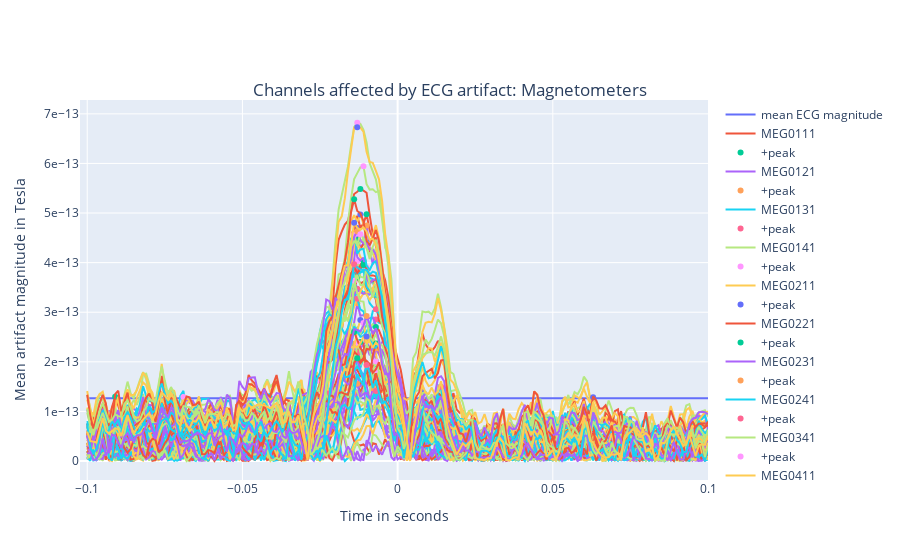
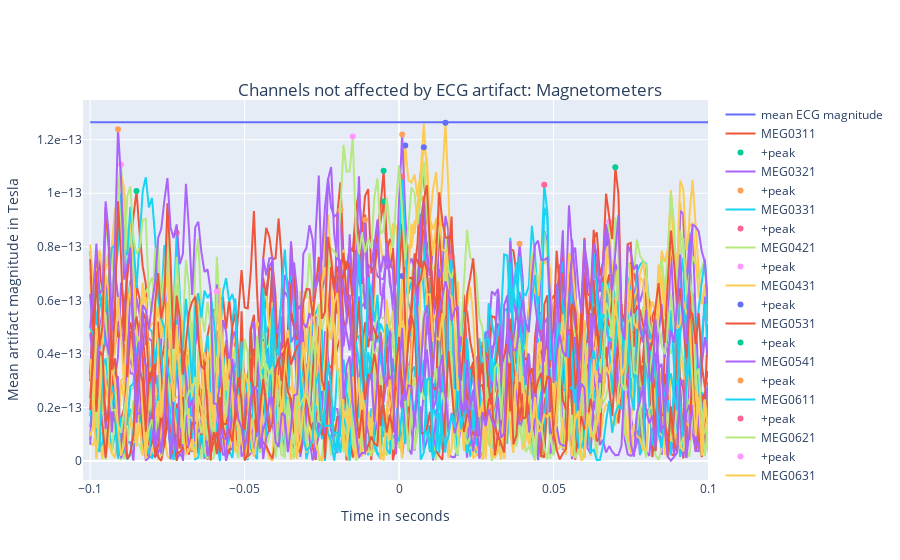

The notebook cell saved with these charts, in order:
### Code cell
#Calling as a function:

from ECG_meg_qc import find_ecg_affected_channels

mag_ch_names = raw.copy().pick_types(meg='mag').ch_names if 'mag' in raw else None
grad_ch_names = raw.copy().pick_types(meg='grad').ch_names if 'grad' in raw else None
channels = {'mags': mag_ch_names, 'grads': grad_ch_names}


ecg_affected_channels, all_figs=find_ecg_affected_channels(raw_cropped, channels, m_or_g_chosen=['mags'], norm_lvl=2, thresh_lvl_mean=1.3, tmin=-0.1, tmax=0.1, plotflag=True)

### Figure 1 — Plotly figure (JSON) as saved in the notebook; plotly's stock layout.template omitted (floating-point values rounded to 4 significant figures; data arrays with more than 128 entries replaced by an {"elided": "..."} marker saying what was removed)
{"data": [{"name": "mean ECG magnitude", "type": "scatter", "x": {"elided": "201 float values"}, "y": {"elided": "201 float values"}}, {"name": "MEG0111", "type": "scatter", "x": {"elided": "201 float values"}, "y": {"elided": "201 float values"}}, {"mode": "markers", "name": "+peak", "type": "scatter", "x": [-0.012], "y": [5.486e-13]}, {"name": "MEG0121", "type": "scatter", "x": {"elided": "201 float values"}, "y": {"elided": "201 float values"}}, {"mode": "markers", "name": "+peak", "type": "scatter", "x": [-0.01], "y": [2.429e-13]}, {"name": "MEG0131", "type": "scatter", "x": {"elided": "201 float values"}, "y": {"elided": "201 float values"}}, {"mode": "markers", "name": "+peak", "type": "scatter", "x": [-0.013], "y": [3.471e-13]}, {"name": "MEG0141", "type": "scatter", "x": {"elided": "201 float values"}, "y": {"elided": "201 float values"}}, {"mode": "markers", "name": "+peak", "type": "scatter", "x": [-0.013], "y": [6.821e-13]}, {"name": "MEG0211", "type": "scatter", "x": {"elided": "201 float values"}, "y": {"elided": "201 float values"}}, {"mode": "markers", "name": "+peak", "type": "scatter", "x": [-0.01], "y": [2.291e-13]}, {"name": "MEG0221", "type": "scatter", "x": {"elided": "201 float values"}, "y": {"elided": "201 float values"}}, {"mode": "markers", "name": "+peak", "type": "scatter", "x": [-0.007], "y": [2.007e-13]}, {"name": "MEG0231", "type": "scatter", "x": {"elided": "201 float values"}, "y": {"elided": "201 float values"}}, {"mode": "markers", "name": "+peak", "type": "scatter", "x": [-0.014], "y": [2.367e-13]}, {"name": "MEG0241", "type": "scatter", "x": {"elided": "201 float values"}, "y": {"elided": "201 float values"}}, {"mode": "markers", "name": "+peak", "type": "scatter", "x": [-0.007], "y": [2.854e-13]}, {"name": "MEG0341", "type": "scatter", "x": {"elided": "201 float values"}, "y": {"elided": "201 float values"}}, {"mode": "markers", "name": "+peak", "type": "scatter", "x": [-0.01], "y": [1.597e-13]}, {"name": "MEG0411", "type": "scatter", "x": {"elided": "201 float values"}, "y": {"elided": "201 float values"}}, {"mode": "markers", "name": "+peak", "type": "scatter", "x": [-0.007], "y": [1.42e-13]}, {"name": "MEG0441", "type": "scatter", "x": {"elided": "201 float values"}, "y": {"elided": "201 float values"}}, {"mode": "markers", "name": "+peak", "type": "scatter", "x": [-0.007], "y": [1.862e-13]}, {"name": "MEG0511", "type": "scatter", "x": {"elided": "201 float values"}, "y": {"elided": "201 float values"}}, {"mode": "markers", "name": "+peak", "type": "scatter", "x": [-0.013], "y": [1.371e-13]}, {"name": "MEG0521", "type": "scatter", "x": {"elided": "201 float values"}, "y": {"elided": "201 float values"}}, {"mode": "markers", "name": "+peak", "type": "scatter", "x": [-0.014], "y": [2.096e-13]}, {"name": "MEG0811", "type": "scatter", "x": {"elided": "201 float values"}, "y": {"elided": "201 float values"}}, {"mode": "markers", "name": "+peak", "type": "scatter", "x": [-0.011], "y": [2.194e-13]}, {"name": "MEG0911", "type": "scatter", "x": {"elided": "201 float values"}, "y": {"elided": "201 float values"}}, {"mode": "markers", "name": "+peak", "type": "scatter", "x": [-0.011], "y": [2.194e-13]}, {"name": "MEG0921", "type": "scatter", "x": {"elided": "201 float values"}, "y": {"elided": "201 float values"}}, {"mode": "markers", "name": "+peak", "type": "scatter", "x": [-0.012], "y": [2.402e-13]}, {"name": "MEG0931", "type": "scatter", "x": {"elided": "201 float values"}, "y": {"elided": "201 float values"}}, {"mode": "markers", "name": "+peak", "type": "scatter", "x": [-0.008], "y": [1.47e-13]}, {"name": "MEG1121", "type": "scatter", "x": {"elided": "201 float values"}, "y": {"elided": "201 float values"}}, {"mode": "markers", "name": "+peak", "type": "scatter", "x": [-0.013], "y": [2.175e-13]}, {"name": "MEG1131", "type": "scatter", "x": {"elided": "201 float values"}, "y": {"elided": "201 float values"}}, {"mode": "markers", "name": "+peak", "type": "scatter", "x": [-0.013], "y": [2.386e-13]}, {"name": "MEG1211", "type": "scatter", "x": {"elided": "201 float values"}, "y": {"elided": "201 float values"}}, {"mode": "markers", "name": "+peak", "type": "scatter", "x": [-0.012], "y": [2.841e-13]}, {"name": "MEG1221", "type": "scatter", "x": {"elided": "201 float values"}, "y": {"elided": "201 float values"}}, {"mode": "markers", "name": "+peak", "type": "scatter", "x": [-0.013], "y": [3.699e-13]}, {"name": "MEG1231", "type": "scatter", "x": {"elided": "201 float values"}, "y": {"elided": "201 float values"}}, {"mode": "markers", "name": "+peak", "type": "scatter", "x": [-0.013], "y": [3.183e-13]}, {"name": "MEG1241", "type": "scatter", "x": {"elided": "201 float values"}, "y": {"elided": "201 float values"}}, {"mode": "markers", "name": "+peak", "type": "scatter", "x": [-0.022], "y": [1.368e-13]}, {"name": "MEG1311", "type": "scatter", "x": {"elided": "201 float values"}, "y": {"elided": "201 float values"}}, {"mode": "markers", "name": "+peak", "type": "scatter", "x": [-0.013], "y": [4.031e-13]}, {"name": "MEG1321", "type": "scatter", "x": {"elided": "201 float values"}, "y": {"elided": "201 float values"}}, {"mode": "markers", "name": "+peak", "type": "scatter", "x": [-0.013], "y": [4.698e-13]}, {"name": "MEG1331", "type": "scatter", "x": {"elided": "201 float values"}, "y": {"elided": "201 float values"}}, {"mode": "markers", "name": "+peak", "type": "scatter", "x": [-0.01], "y": [4.977e-13]}, {"name": "MEG1341", "type": "scatter", "x": {"elided": "201 float values"}, "y": {"elided": "201 float values"}}, {"mode": "markers", "name": "+peak", "type": "scatter", "x": [-0.01], "y": [4.748e-13]}, {"name": "MEG1411", "type": "scatter", "x": {"elided": "201 float values"}, "y": {"elided": "201 float values"}}, {"mode": "markers", "name": "+peak", "type": "scatter", "x": [-0.013], "y": [3.876e-13]}, {"name": "MEG1421", "type": "scatter", "x": {"elided": "201 float values"}, "y": {"elided": "201 float values"}}, {"mode": "markers", "name": "+peak", "type": "scatter", "x": [-0.011], "y": [2.783e-13]}, {"name": "MEG1431", "type": "scatter", "x": {"elided": "201 float values"}, "y": {"elided": "201 float values"}}, {"mode": "markers", "name": "+peak", "type": "scatter", "x": [-0.014], "y": [3.515e-13]}, {"name": "MEG1441", "type": "scatter", "x": {"elided": "201 float values"}, "y": {"elided": "201 float values"}}, {"mode": "markers", "name": "+peak", "type": "scatter", "x": [-0.013], "y": [4.462e-13]}, {"name": "MEG1511", "type": "scatter", "x": {"elided": "201 float values"}, "y": {"elided": "201 float values"}}, {"mode": "markers", "name": "+peak", "type": "scatter", "x": [-0.008], "y": [3.446e-13]}, {"name": "MEG1521", "type": "scatter", "x": {"elided": "201 float values"}, "y": {"elided": "201 float values"}}, {"mode": "markers", "name": "+peak", "type": "scatter", "x": [-0.007], "y": [3.061e-13]}, {"name": "MEG1531", "type": "scatter", "x": {"elided": "201 float values"}, "y": {"elided": "201 float values"}}, {"mode": "markers", "name": "+peak", "type": "scatter", "x": [-0.011], "y": [5.944e-13]}, {"name": "MEG1541", "type": "scatter", "x": {"elided": "201 float values"}, "y": {"elided": "201 float values"}}, {"mode": "markers", "name": "+peak", "type": "scatter", "x": [-0.013], "y": [6.731e-13]}, {"name": "MEG1611", "type": "scatter", "x": {"elided": "201 float values"}, "y": {"elided": "201 float values"}}, {"mode": "markers", "name": "+peak", "type": "scatter", "x": [-0.007], "y": [2.702e-13]}, {"name": "MEG1621", "type": "scatter", "x": {"elided": "201 float values"}, "y": {"elided": "201 float values"}}, {"mode": "markers", "name": "+peak", "type": "scatter", "x": [-0.007], "y": [2.267e-13]}, {"name": "MEG1631", "type": "scatter", "x": {"elided": "201 float values"}, "y": {"elided": "201 float values"}}, {"mode": "markers", "name": "+peak", "type": "scatter", "x": [-0.007], "y": [1.414e-13]}, {"name": "MEG1641", "type": "scatter", "x": {"elided": "201 float values"}, "y": {"elided": "201 float values"}}, {"mode": "markers", "name": "+peak", "type": "scatter", "x": [-0.007], "y": [1.835e-13]}, {"name": "MEG1711", "type": "scatter", "x": {"elided": "201 float values"}, "y": {"elided": "201 float values"}}, {"mode": "markers", "name": "+peak", "type": "scatter", "x": [-0.006], "y": [3.614e-13]}, {"name": "MEG1721", "type": "scatter", "x": {"elided": "201 float values"}, "y": {"elided": "201 float values"}}, {"mode": "markers", "name": "+peak", "type": "scatter", "x": [-0.007], "y": [2.368e-13]}, {"name": "MEG1731", "type": "scatter", "x": {"elided": "201 float values"}, "y": {"elided": "201 float values"}}, {"mode": "markers", "name": "+peak", "type": "scatter", "x": [-0.025], "y": [1.6e-13]}, {"name": "MEG1741", "type": "scatter", "x": {"elided": "201 float values"}, "y": {"elided": "201 float values"}}, {"mode": "markers", "name": "+peak", "type": "scatter", "x": [0.014], "y": [1.499e-13]}, {"name": "MEG1811", "type": "scatter", "x": {"elided": "201 float values"}, "y": {"elided": "201 float values"}}, {"mode": "markers", "name": "+peak", "type": "scatter", "x": [-0.007], "y": [2.007e-13]}, {"name": "MEG1821", "type": "scatter", "x": {"elided": "201 float values"}, "y": {"elided": "201 float values"}}, {"mode": "markers", "name": "+peak", "type": "scatter", "x": [0.008], "y": [1.389e-13]}, {"name": "MEG1831", "type": "scatter", "x": {"elided": "201 float values"}, "y": {"elided": "201 float values"}}, {"mode": "markers", "name": "+peak", "type": "scatter", "x": [-0.091], "y": [1.295e-13]}, {"name": "MEG1921", "type": "scatter", "x": {"elided": "201 float values"}, "y": {"elided": "201 float values"}}, {"mode": "markers", "name": "+peak", "type": "scatter", "x": [-0.02], "y": [2.499e-13]}, {"name": "MEG1931", "type": "scatter", "x": {"elided": "201 float values"}, "y": {"elided": "201 float values"}}, {"mode": "markers", "name": "+peak", "type": "scatter", "x": [-0.025], "y": [2.395e-13]}, {"name": "MEG1941", "type": "scatter", "x": {"elided": "201 float values"}, "y": {"elided": "201 float values"}}, {"mode": "markers", "name": "+peak", "type": "scatter", "x": [-0.025], "y": [1.615e-13]}, {"name": "MEG2021", "type": "scatter", "x": {"elided": "201 float values"}, "y": {"elided": "201 float values"}}, {"mode": "markers", "name": "+peak", "type": "scatter", "x": [0.063], "y": [1.287e-13]}, {"name": "MEG2031", "type": "scatter", "x": {"elided": "201 float values"}, "y": {"elided": "201 float values"}}, {"mode": "markers", "name": "+peak", "type": "scatter", "x": [-0.013], "y": [2.074e-13]}, {"name": "MEG2041", "type": "scatter", "x": {"elided": "201 float values"}, "y": {"elided": "201 float values"}}, {"mode": "markers", "name": "+peak", "type": "scatter", "x": [-0.013], "y": [1.56e-13]}, {"name": "MEG2111", "type": "scatter", "x": {"elided": "201 float values"}, "y": {"elided": "201 float values"}}, {"mode": "markers", "name": "+peak", "type": "scatter", "x": [-0.013], "y": [3.273e-13]}, {"name": "MEG2121", "type": "scatter", "x": {"elided": "201 float values"}, "y": {"elided": "201 float values"}}, {"mode": "markers", "name": "+peak", "type": "scatter", "x": [-0.014], "y": [3.635e-13]}, {"name": "MEG2131", "type": "scatter", "x": {"elided": "201 float values"}, "y": {"elided": "201 float values"}}, {"mode": "markers", "name": "+peak", "type": "scatter", "x": [-0.014], "y": [4.537e-13]}, {"name": "MEG2141", "type": "scatter", "x": {"elided": "201 float values"}, "y": {"elided": "201 float values"}}, {"mode": "markers", "name": "+peak", "type": "scatter", "x": [-0.014], "y": [2.6e-13]}, {"name": "MEG2211", "type": "scatter", "x": {"elided": "201 float values"}, "y": {"elided": "201 float values"}}, {"mode": "markers", "name": "+peak", "type": "scatter", "x": [-0.069], "y": [1.277e-13]}, {"name": "MEG2221", "type": "scatter", "x": {"elided": "201 float values"}, "y": {"elided": "201 float values"}}, {"mode": "markers", "name": "+peak", "type": "scatter", "x": [-0.01], "y": [1.938e-13]}, {"name": "MEG2231", "type": "scatter", "x": {"elided": "201 float values"}, "y": {"elided": "201 float values"}}, {"mode": "markers", "name": "+peak", "type": "scatter", "x": [-0.069], "y": [1.291e-13]}, {"name": "MEG2311", "type": "scatter", "x": {"elided": "201 float values"}, "y": {"elided": "201 float values"}}, {"mode": "markers", "name": "+peak", "type": "scatter", "x": [-0.01], "y": [2.512e-13]}, {"name": "MEG2321", "type": "scatter", "x": {"elided": "201 float values"}, "y": {"elided": "201 float values"}}, {"mode": "markers", "name": "+peak", "type": "scatter", "x": [-0.011], "y": [4.038e-13]}, {"name": "MEG2331", "type": "scatter", "x": {"elided": "201 float values"}, "y": {"elided": "201 float values"}}, {"mode": "markers", "name": "+peak", "type": "scatter", "x": [-0.014], "y": [4.602e-13]}, {"name": "MEG2341", "type": "scatter", "x": {"elided": "201 float values"}, "y": {"elided": "201 float values"}}, {"mode": "markers", "name": "+peak", "type": "scatter", "x": [-0.014], "y": [3.872e-13]}, {"name": "MEG2411", "type": "scatter", "x": {"elided": "201 float values"}, "y": {"elided": "201 float values"}}, {"mode": "markers", "name": "+peak", "type": "scatter", "x": [-0.01], "y": [3.902e-13]}, {"name": "MEG2421", "type": "scatter", "x": {"elided": "201 float values"}, "y": {"elided": "201 float values"}}, {"mode": "markers", "name": "+peak", "type": "scatter", "x": [-0.01], "y": [4.405e-13]}, {"name": "MEG2431", "type": "scatter", "x": {"elided": "201 float values"}, "y": {"elided": "201 float values"}}, {"mode": "markers", "name": "+peak", "type": "scatter", "x": [-0.011], "y": [3.952e-13]}, {"name": "MEG2441", "type": "scatter", "x": {"elided": "201 float values"}, "y": {"elided": "201 float values"}}, {"mode": "markers", "name": "+peak", "type": "scatter", "x": [-0.01], "y": [2.925e-13]}, {"name": "MEG2511", "type": "scatter", "x": {"elided": "201 float values"}, "y": {"elided": "201 float values"}}, {"mode": "markers", "name": "+peak", "type": "scatter", "x": [-0.014], "y": [4.573e-13]}, {"name": "MEG2521", "type": "scatter", "x": {"elided": "201 float values"}, "y": {"elided": "201 float values"}}, {"mode": "markers", "name": "+peak", "type": "scatter", "x": [-0.014], "y": [4.56e-13]}, {"name": "MEG2531", "type": "scatter", "x": {"elided": "201 float values"}, "y": {"elided": "201 float values"}}, {"mode": "markers", "name": "+peak", "type": "scatter", "x": [-0.012], "y": [4.97e-13]}, {"name": "MEG2541", "type": "scatter", "x": {"elided": "201 float values"}, "y": {"elided": "201 float values"}}, {"mode": "markers", "name": "+peak", "type": "scatter", "x": [-0.014], "y": [5.279e-13]}, {"name": "MEG2611", "type": "scatter", "x": {"elided": "201 float values"}, "y": {"elided": "201 float values"}}, {"mode": "markers", "name": "+peak", "type": "scatter", "x": [-0.013], "y": [4.634e-13]}, {"name": "MEG2621", "type": "scatter", "x": {"elided": "201 float values"}, "y": {"elided": "201 float values"}}, {"mode": "markers", "name": "+peak", "type": "scatter", "x": [-0.014], "y": [3.967e-13]}, {"name": "MEG2631", "type": "scatter", "x": {"elided": "201 float values"}, "y": {"elided": "201 float values"}}, {"mode": "markers", "name": "+peak", "type": "scatter", "x": [-0.012], "y": [4.574e-13]}, {"name": "MEG2641", "type": "scatter", "x": {"elided": "201 float values"}, "y": {"elided": "201 float values"}}, {"mode": "markers", "name": "+peak", "type": "scatter", "x": [-0.014], "y": [4.806e-13]}], "layout": {"title": {"text": "Channels affected by ECG artifact: Magnetometers", "x": 0.5, "xanchor": "center", "y": 0.85, "yanchor": "top"}, "xaxis": {"title": {"text": "Time in seconds"}}, "yaxis": {"exponentformat": "e", "showexponent": "all", "title": {"text": "Mean artifact magnitude in Tesla"}}}}

### Figure 2 — Plotly figure (JSON) as saved in the notebook; plotly's stock layout.template omitted (floating-point values rounded to 4 significant figures; data arrays with more than 128 entries replaced by an {"elided": "..."} marker saying what was removed)
{"data": [{"name": "mean ECG magnitude", "type": "scatter", "x": {"elided": "201 float values"}, "y": {"elided": "201 float values"}}, {"name": "MEG0311", "type": "scatter", "x": {"elided": "201 float values"}, "y": {"elided": "201 float values"}}, {"mode": "markers", "name": "+peak", "type": "scatter", "x": [-0.085], "y": [1.008e-13]}, {"name": "MEG0321", "type": "scatter", "x": {"elided": "201 float values"}, "y": {"elided": "201 float values"}}, {"mode": "markers", "name": "+peak", "type": "scatter", "x": [0.039], "y": [8.111e-14]}, {"name": "MEG0331", "type": "scatter", "x": {"elided": "201 float values"}, "y": {"elided": "201 float values"}}, {"mode": "markers", "name": "+peak", "type": "scatter", "x": [-0.072], "y": [8.522e-14]}, {"name": "MEG0421", "type": "scatter", "x": {"elided": "201 float values"}, "y": {"elided": "201 float values"}}, {"mode": "markers", "name": "+peak", "type": "scatter", "x": [0.068], "y": [8.936e-14]}, {"name": "MEG0431", "type": "scatter", "x": {"elided": "201 float values"}, "y": {"elided": "201 float values"}}, {"mode": "markers", "name": "+peak", "type": "scatter", "x": [0.002], "y": [1.178e-13]}, {"name": "MEG0531", "type": "scatter", "x": {"elided": "201 float values"}, "y": {"elided": "201 float values"}}, {"mode": "markers", "name": "+peak", "type": "scatter", "x": [-0.005], "y": [1.084e-13]}, {"name": "MEG0541", "type": "scatter", "x": {"elided": "201 float values"}, "y": {"elided": "201 float values"}}, {"mode": "markers", "name": "+peak", "type": "scatter", "x": [-0.019], "y": [9.377e-14]}, {"name": "MEG0611", "type": "scatter", "x": {"elided": "201 float values"}, "y": {"elided": "201 float values"}}, {"mode": "markers", "name": "+peak", "type": "scatter", "x": [0.007], "y": [8.86e-14]}, {"name": "MEG0621", "type": "scatter", "x": {"elided": "201 float values"}, "y": {"elided": "201 float values"}}, {"mode": "markers", "name": "+peak", "type": "scatter", "x": [-0.012], "y": [6.78e-14]}, {"name": "MEG0631", "type": "scatter", "x": {"elided": "201 float values"}, "y": {"elided": "201 float values"}}, {"mode": "markers", "name": "+peak", "type": "scatter", "x": [0.067], "y": [8.134e-14]}, {"name": "MEG0641", "type": "scatter", "x": {"elided": "201 float values"}, "y": {"elided": "201 float values"}}, {"mode": "markers", "name": "+peak", "type": "scatter", "x": [0.007], "y": [9.129e-14]}, {"name": "MEG0711", "type": "scatter", "x": {"elided": "201 float values"}, "y": {"elided": "201 float values"}}, {"mode": "markers", "name": "+peak", "type": "scatter", "x": [0.008], "y": [9.793e-14]}, {"name": "MEG0721", "type": "scatter", "x": {"elided": "201 float values"}, "y": {"elided": "201 float values"}}, {"mode": "markers", "name": "+peak", "type": "scatter", "x": [0.047], "y": [1.032e-13]}, {"name": "MEG0731", "type": "scatter", "x": {"elided": "201 float values"}, "y": {"elided": "201 float values"}}, {"mode": "markers", "name": "+peak", "type": "scatter", "x": [-0.09], "y": [1.107e-13]}, {"name": "MEG0741", "type": "scatter", "x": {"elided": "201 float values"}, "y": {"elided": "201 float values"}}, {"mode": "markers", "name": "+peak", "type": "scatter", "x": [0.015], "y": [1.263e-13]}, {"name": "MEG0821", "type": "scatter", "x": {"elided": "201 float values"}, "y": {"elided": "201 float values"}}, {"mode": "markers", "name": "+peak", "type": "scatter", "x": [-0.005], "y": [9.695e-14]}, {"name": "MEG0941", "type": "scatter", "x": {"elided": "201 float values"}, "y": {"elided": "201 float values"}}, {"mode": "markers", "name": "+peak", "type": "scatter", "x": [-0.011], "y": [9.014e-14]}, {"name": "MEG1011", "type": "scatter", "x": {"elided": "201 float values"}, "y": {"elided": "201 float values"}}, {"mode": "markers", "name": "+peak", "type": "scatter", "x": [0.017], "y": [7.626e-14]}, {"name": "MEG1021", "type": "scatter", "x": {"elided": "201 float values"}, "y": {"elided": "201 float values"}}, {"mode": "markers", "name": "+peak", "type": "scatter", "x": [-0.059], "y": [6.33e-14]}, {"name": "MEG1031", "type": "scatter", "x": {"elided": "201 float values"}, "y": {"elided": "201 float values"}}, {"mode": "markers", "name": "+peak", "type": "scatter", "x": [0.001], "y": [6.912e-14]}, {"name": "MEG1041", "type": "scatter", "x": {"elided": "201 float values"}, "y": {"elided": "201 float values"}}, {"mode": "markers", "name": "+peak", "type": "scatter", "x": [0.001], "y": [8.762e-14]}, {"name": "MEG1111", "type": "scatter", "x": {"elided": "201 float values"}, "y": {"elided": "201 float values"}}, {"mode": "markers", "name": "+peak", "type": "scatter", "x": [0.001], "y": [1.22e-13]}, {"name": "MEG1141", "type": "scatter", "x": {"elided": "201 float values"}, "y": {"elided": "201 float values"}}, {"mode": "markers", "name": "+peak", "type": "scatter", "x": [0.001], "y": [1.062e-13]}, {"name": "MEG1841", "type": "scatter", "x": {"elided": "201 float values"}, "y": {"elided": "201 float values"}}, {"mode": "markers", "name": "+peak", "type": "scatter", "x": [-0.015], "y": [1.212e-13]}, {"name": "MEG1911", "type": "scatter", "x": {"elided": "201 float values"}, "y": {"elided": "201 float values"}}, {"mode": "markers", "name": "+peak", "type": "scatter", "x": [0.008], "y": [1.171e-13]}, {"name": "MEG2011", "type": "scatter", "x": {"elided": "201 float values"}, "y": {"elided": "201 float values"}}, {"mode": "markers", "name": "+peak", "type": "scatter", "x": [0.07], "y": [1.097e-13]}, {"name": "MEG2241", "type": "scatter", "x": {"elided": "201 float values"}, "y": {"elided": "201 float values"}}, {"mode": "markers", "name": "+peak", "type": "scatter", "x": [-0.091], "y": [1.239e-13]}], "layout": {"title": {"text": "Channels not affected by ECG artifact: Magnetometers", "x": 0.5, "xanchor": "center", "y": 0.85, "yanchor": "top"}, "xaxis": {"title": {"text": "Time in seconds"}}, "yaxis": {"exponentformat": "e", "showexponent": "all", "title": {"text": "Mean artifact magnitude in Tesla"}}}}
